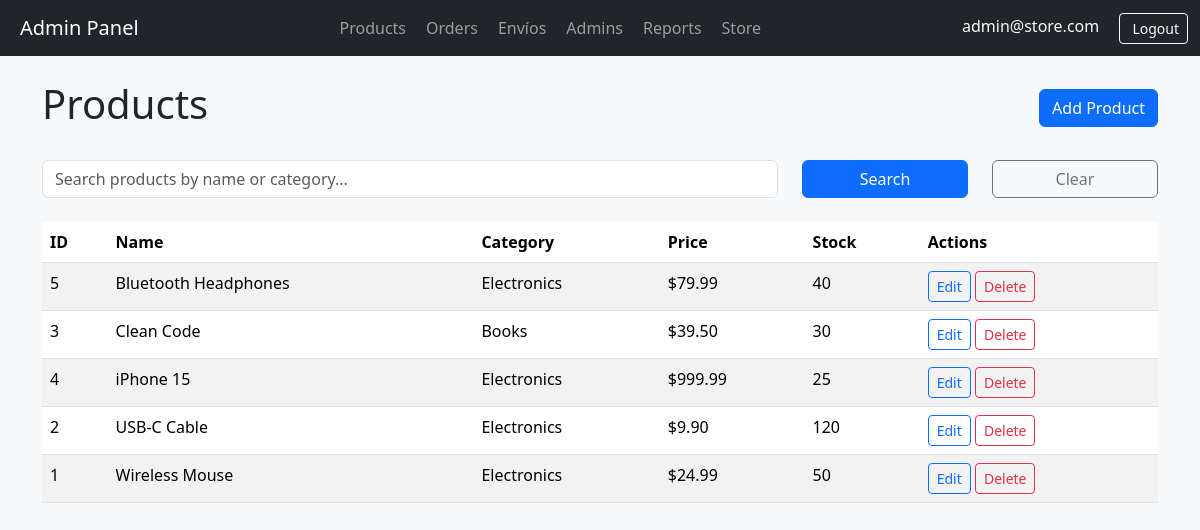
/modules/admin/controllers/products.php (signed in), run on the app's committed database.
### tables this page shows
CREATE TABLE `products` (
  `id` int(11) NOT NULL AUTO_INCREMENT,
  `category_id` int(11) NOT NULL,
  `name` varchar(150) NOT NULL,
  `price` decimal(10,2) NOT NULL CHECK (`price` >= 0),
  `stock` int(11) NOT NULL CHECK (`stock` >= 0),
  `image_url` varchar(255) DEFAULT NULL,
  `created_at` datetime DEFAULT current_timestamp(),
  `updated_at` datetime DEFAULT current_timestamp() ON UPDATE current_timestamp(),
  PRIMARY KEY (`id`),
  KEY `category_id` (`category_id`),
  CONSTRAINT `products_ibfk_1` FOREIGN KEY (`category_id`) REFERENCES `categories` (`id`) ON DELETE CASCADE
);

### core/bootstrap.php (called while the page is built, shortened)
<?php
function sanitize(string $dirty, string $context = 'string'): string
{
    return htmlspecialchars(trim($dirty), ENT_QUOTES, 'UTF-8');
}

### core/Database.php (called while the page is built, shortened)
<?php
class Database
{
    private static ?PDO $pdo = null;
    public static function conn(): PDO
    {
        if (self::$pdo === null) {
            $dsn = sprintf(
                'mysql:host=%s;dbname=%s;charset=utf8mb4',
                $_ENV['DB_HOST'],
                $_ENV['DB_NAME']
            );
            self::$pdo = new PDO($dsn, $_ENV['DB_USER'], $_ENV['DB_PASS'], [
                PDO::ATTR_ERRMODE            => PDO::ERRMODE_EXCEPTION,
                PDO::ATTR_DEFAULT_FETCH_MODE => PDO::FETCH_ASSOC,
                PDO::ATTR_EMULATE_PREPARES   => false,
            ]);
        }
        return self::$pdo;
    }
}

### modules/admin/controllers/products.php (the view, shortened to what this page needs)
<?php
require_once __DIR__ . '/../../../core/bootstrap.php';
require_once __DIR__ . '/../../../core/Database.php';
$action = $_GET['action'] ?? 'list';
$search = sanitize($_GET['search'] ?? '');
$whereClause = '';
$params = [];
$sql = "SELECT * FROM v_admin_products $whereClause ORDER BY name ASC";
$stmt = Database::conn()->prepare($sql);
$stmt->execute($params);
$products = $stmt->fetchAll();
?>
<!doctype html>
<html lang="en">
<head>
    <link href="https://cdn.jsdelivr.net/npm/bootstrap@5.3.3/dist/css/bootstrap.min.css" rel="stylesheet">
</head>
<body class="bg-light">
<?php include __DIR__ . '/../views/nav.php'; ?>
<div class="container">
    <?php if ($action === 'list'): ?>
        <div class="d-flex justify-content-between align-items-center mb-4">
            <h1>Products</h1>
            <a href="?action=create" class="btn btn-primary">Add Product</a>
        </div>
        <form method="GET" class="row mb-4">
            <div class="col-md-8">
                <input type="text" name="search" class="form-control"
                       placeholder="Search products by name or category..."
                       value="<?= htmlspecialchars($search) ?>">
            </div>
            <div class="col-md-2">
                <button type="submit" class="btn btn-primary w-100">Search</button>
            </div>
            <div class="col-md-2">
                <a href="?" class="btn btn-outline-secondary w-100">Clear</a>
            </div>
        </form>
        <div class="table-responsive">
            <table class="table table-striped">
                <thead>
                    <tr>
                        <th>ID</th>
                        <th>Name</th>
                        <th>Category</th>
                        <th>Price</th>
                        <th>Stock</th>
                        <th>Actions</th>
                    </tr>
                </thead>
                <tbody>
                    <?php if (!$products): ?>
                        <tr>
                            <td colspan="6" class="text-center text-muted">
                                <?= $search ? 'No products found for your search.' : 'No products available.' ?>
                            </td>
                        </tr>
                    <?php else: ?>
                        <?php foreach ($products as $product): ?>
                            <tr>
                                <td><?= $product['id'] ?></td>
                                <td><?= htmlspecialchars($product['name']) ?></td>
                                <td><?= htmlspecialchars($product['category']) ?></td>
                                <td>$<?= number_format((float)$product['price'], 2) ?></td>
                                <td><?= $product['stock'] ?></td>
                                <td>
                                    <a href="?action=edit&id=<?= $product['id'] ?>" class="btn btn-sm btn-outline-primary">Edit</a>
                                    <a href="?action=delete&id=<?= $product['id'] ?>"
                                       class="btn btn-sm btn-outline-danger"
                                       onclick="return confirm('Delete this product?')">Delete</a>
                                </td>
                            </tr>
                        <?php endforeach; ?>
                    <?php endif; ?>
                </tbody>
            </table>
        </div>
    <?php endif; ?>
</div>
</body>
</html>

### data on the page
products: id "5", name "Bluetooth Headphones", category "Electronics", price "79.99", stock "40"
products: id "3", name "Clean Code", category "Books", price "39.50", stock "30"
products: id "4", name "iPhone 15", category "Electronics", price "999.99", stock "25"
products: id "2", name "USB-C Cable", category "Electronics", price "9.90", stock "120"
products: id "1", name "Wireless Mouse", category "Electronics", price "24.99", stock "50"

### other printed values
$_SESSION['admin_email'] "admin@store.com"
